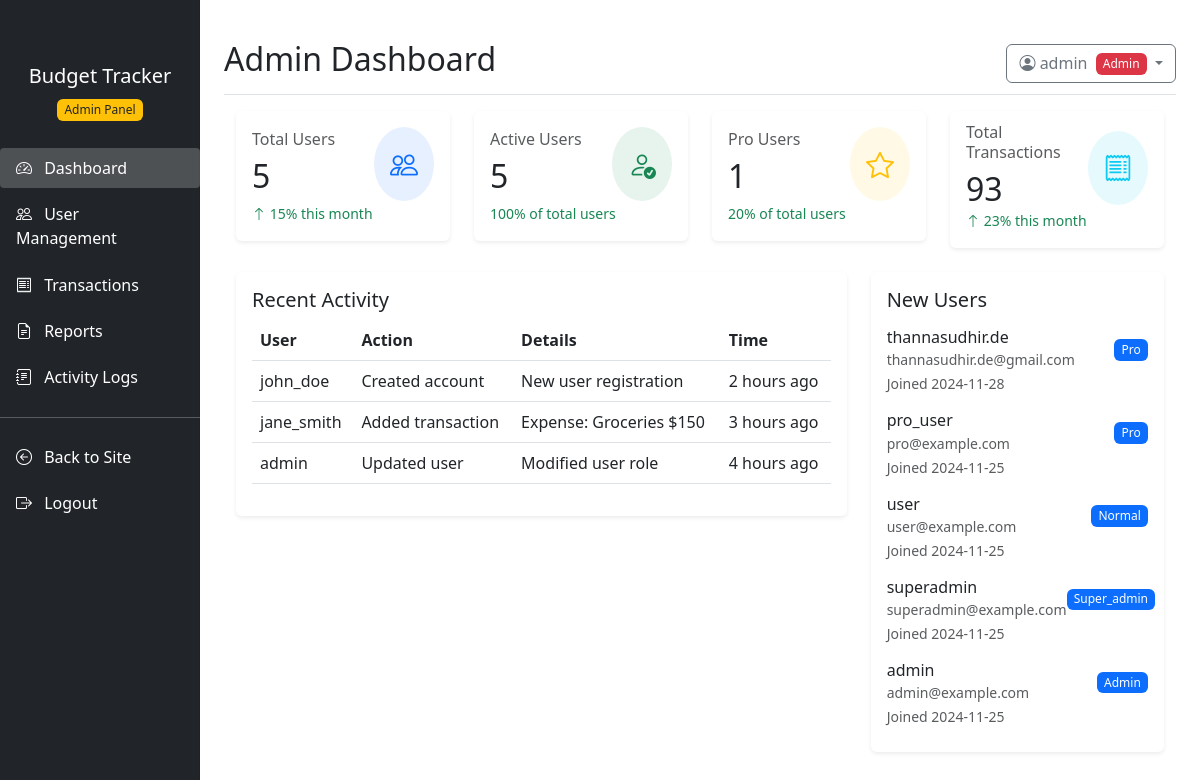
The page /admin (signed in) on the database its author committed.
### models.py (models this page shows, shortened)
class User(UserMixin, db.Model):
    __tablename__ = 'user'
    id = db.Column(db.Integer, primary_key=True)
    username = db.Column(db.String(80), unique=True, nullable=False)
    email = db.Column(db.String(120), unique=True, nullable=False)
    password_hash = db.Column(db.String(128))
    role = db.Column(db.Enum(UserRole), default=UserRole.NORMAL)
    is_active = db.Column(db.Boolean, default=True, nullable=False)
    trial_end_date = db.Column(db.DateTime, nullable=True)
    created_at = db.Column(db.DateTime, nullable=False, default=datetime.utcnow)
    updated_at = db.Column(db.DateTime, onupdate=datetime.utcnow)
    last_login = db.Column(db.DateTime)
    reset_token = db.Column(db.String(100), unique=True)
    reset_token_expires = db.Column(db.DateTime)
    transactions = db.relationship('BudgetTransaction', backref='user', lazy=True)
    feedback_submissions = db.relationship('Feedback', backref=db.backref('submitted_by', lazy=True), lazy=True)
    budgets = db.relationship('UserBudget', backref='user', lazy=True)
    @property
    def is_super_admin(self):
        return self.role == UserRole.SUPER_ADMIN.value

### routes.py (the view)
    @app.route('/admin')
    @login_required
    def admin_dashboard():
        if not current_user.role == UserRole.ADMIN:
            flash('Access denied. Admin privileges required.', 'danger')
            return redirect(url_for('dashboard'))
        stats = {
            'total_users': User.query.count(),
            'active_users': User.query.filter_by(is_active=True).count(),
            'pro_users': User.query.filter_by(role=UserRole.ADMIN).count(),
            'total_transactions': BudgetTransaction.query.count()
        }
        stats['active_percentage'] = round((stats['active_users'] / stats['total_users']) * 100 if stats['total_users'] > 0 else 0)
        stats['pro_percentage'] = round((stats['pro_users'] / stats['total_users']) * 100 if stats['total_users'] > 0 else 0)
        stats['user_growth'] = 15
        stats['transaction_growth'] = 23
        recent_activity = [
            {'user': 'john_doe', 'action': 'Created account', 'details': 'New user registration', 'time': '2 hours ago'},
            {'user': 'jane_smith', 'action': 'Added transaction', 'details': 'Expense: Groceries $150', 'time': '3 hours ago'},
            {'user': 'admin', 'action': 'Updated user', 'details': 'Modified user role', 'time': '4 hours ago'}
        ]
        new_users = User.query.order_by(User.id.desc()).limit(5).all()
        return render_template('admin/dashboard.html',
                            stats=stats,
                            recent_activity=recent_activity,
                            new_users=new_users)

### templates/admin/dashboard.html (shortened to what this page needs)
{% extends "admin/base.html" %}
{% block page_title %}Admin Dashboard{% endblock %}
{% block content %}
<div class="container-fluid">
    <div class="row mb-4">
        <div class="col-md-3">
            <div class="card border-0 shadow-sm">
                <div class="card-body">
                    <div class="d-flex justify-content-between align-items-center">
                        <div>
                            <h6 class="card-subtitle mb-2 text-muted">Total Users</h6>
                            <h2 class="card-title mb-0">{{ stats.total_users }}</h2>
                        </div>
                        <div class="bg-primary bg-opacity-10 rounded-circle p-3">
                            <i class="bi bi-people fs-3 text-primary"></i>
                        </div>
                    </div>
                    <small class="text-success">
                        <i class="bi bi-arrow-up"></i>
                        {{ stats.user_growth }}% this month
                    </small>
                </div>
            </div>
        </div>
        <div class="col-md-3">
            <div class="card border-0 shadow-sm">
                <div class="card-body">
                    <div class="d-flex justify-content-between align-items-center">
                        <div>
                            <h6 class="card-subtitle mb-2 text-muted">Active Users</h6>
                            <h2 class="card-title mb-0">{{ stats.active_users }}</h2>
                        </div>
                        <div class="bg-success bg-opacity-10 rounded-circle p-3">
                            <i class="bi bi-person-check fs-3 text-success"></i>
                        </div>
                    </div>
                    <small class="text-success">
                        {{ stats.active_percentage }}% of total users
                    </small>
                </div>
            </div>
        </div>
        <div class="col-md-3">
            <div class="card border-0 shadow-sm">
                <div class="card-body">
                    <div class="d-flex justify-content-between align-items-center">
                        <div>
                            <h6 class="card-subtitle mb-2 text-muted">Pro Users</h6>
                            <h2 class="card-title mb-0">{{ stats.pro_users }}</h2>
                        </div>
                        <div class="bg-warning bg-opacity-10 rounded-circle p-3">
                            <i class="bi bi-star fs-3 text-warning"></i>
                        </div>
                    </div>
                    <small class="text-success">
                        {{ stats.pro_percentage }}% of total users
                    </small>
                </div>
            </div>
        </div>
        <div class="col-md-3">
            <div class="card border-0 shadow-sm">
                <div class="card-body">
                    <div class="d-flex justify-content-between align-items-center">
                        <div>
                            <h6 class="card-subtitle mb-2 text-muted">Total Transactions</h6>
                            <h2 class="card-title mb-0">{{ stats.total_transactions }}</h2>
                        </div>
                        <div class="bg-info bg-opacity-10 rounded-circle p-3">
                            <i class="bi bi-receipt fs-3 text-info"></i>
                        </div>
                    </div>
                    <small class="text-success">
                        <i class="bi bi-arrow-up"></i>
                        {{ stats.transaction_growth }}% this month
                    </small>
                </div>
            </div>
        </div>
    </div>
    <div class="row">
        <div class="col-md-8">
            <div class="card border-0 shadow-sm">
                <div class="card-body">
                    <h5 class="card-title">Recent Activity</h5>
                    <div class="table-responsive">
                        <table class="table">
                            <thead>
                                <tr>
                                    <th>User</th>
                                    <th>Action</th>
                                    <th>Details</th>
                                    <th>Time</th>
                                </tr>
                            </thead>
                            <tbody>
                                {% for activity in recent_activity %}
                                <tr>
                                    <td>{{ activity.user }}</td>
                                    <td>{{ activity.action }}</td>
                                    <td>{{ activity.details }}</td>
                                    <td>{{ activity.time }}</td>
                                </tr>
                                {% endfor %}
                            </tbody>
                        </table>
                    </div>
                </div>
            </div>
        </div>
        <div class="col-md-4">
            <div class="card border-0 shadow-sm">
                <div class="card-body">
                    <h5 class="card-title">New Users</h5>
                    <div class="list-group list-group-flush">
                        {% for user in new_users %}
                        <div class="list-group-item border-0 px-0">
                            <div class="d-flex justify-content-between align-items-center">
                                <div>
                                    <h6 class="mb-0">{{ user.username }}</h6>
                                    <small class="text-muted">{{ user.email }}</small>
                                </div>
                                <span class="badge bg-primary">{{ user.role.value|title }}</span>
                            </div>
                            <small class="text-muted">Joined {{ user.created_at.strftime('%Y-%m-%d') }}</small>
                        </div>
                        {% endfor %}
                    </div>
                </div>
            </div>
        </div>
    </div>
</div>
{% endblock %}

### templates/admin/base.html (shortened to what this page needs)
<!DOCTYPE html>
<html lang="en">
<head>
    <link href="https://cdn.jsdelivr.net/npm/bootstrap@5.3.0/dist/css/bootstrap.min.css" rel="stylesheet">
    <link rel="stylesheet" href="https://cdn.jsdelivr.net/npm/bootstrap-icons@1.7.2/font/bootstrap-icons.css">
    <link rel="stylesheet" href="{{ url_for('static', filename='css/admin.css') }}">
</head>
<body>
    <div class="container-fluid">
        <div class="row">
            <nav id="sidebar" class="col-md-3 col-lg-2 d-md-block bg-dark sidebar collapse">
                <div class="position-sticky pt-3">
                    <div class="text-center mb-4">
                        <h5 class="text-white">Budget Tracker</h5>
                        <span class="badge bg-warning text-dark">Admin Panel</span>
                    </div>
                    <ul class="nav flex-column">
                        <li class="nav-item">
                            <a class="nav-link text-white {% if request.endpoint == 'admin_dashboard' %}active{% endif %}" href="{{ url_for('admin_dashboard') }}">
                                <i class="bi bi-speedometer2"></i>
                                Dashboard
                            </a>
                        </li>
                        <li class="nav-item">
                            <a class="nav-link text-white {% if request.endpoint == 'admin_users' %}active{% endif %}" href="{{ url_for('admin_users') }}">
                                <i class="bi bi-people"></i>
                                User Management
                            </a>
                        </li>
                        <li class="nav-item">
                            <a class="nav-link text-white {% if request.endpoint == 'admin_transactions' %}active{% endif %}" href="{{ url_for('admin_dashboard') }}">
                                <i class="bi bi-receipt"></i>
                                Transactions
                            </a>
                        </li>
                        <li class="nav-item">
                            <a class="nav-link text-white {% if request.endpoint == 'reports' %}active{% endif %}" href="{{ url_for('admin_dashboard') }}">
                                <i class="bi bi-file-earmark-text"></i>
                                Reports
                            </a>
                        </li>
                        <li class="nav-item">
                            <a class="nav-link text-white {% if request.endpoint == 'logs' %}active{% endif %}" href="{{ url_for('admin_dashboard') }}">
                                <i class="bi bi-journal-text"></i>
                                Activity Logs
                            </a>
                        </li>
                    </ul>
                    <hr class="text-white">
                    <ul class="nav flex-column">
                        <li class="nav-item">
                            <a class="nav-link text-white" href="{{ url_for('dashboard') }}">
                                <i class="bi bi-arrow-left-circle"></i>
                                Back to Site
                            </a>
                        </li>
                        <li class="nav-item">
                            <a class="nav-link text-white" href="{{ url_for('logout') }}">
                                <i class="bi bi-box-arrow-right"></i>
                                Logout
                            </a>
                        </li>
                    </ul>
                </div>
            </nav>
            <main class="col-md-9 ms-sm-auto col-lg-10 px-md-4">
                <div class="d-flex justify-content-between flex-wrap flex-md-nowrap align-items-center pt-3 pb-2 mb-3 border-bottom">
                    <div>
                        <h2>{% block page_title %}{% endblock %}</h2>
                    </div>
                    <div class="btn-toolbar mb-2 mb-md-0">
                        <div class="dropdown">
                            <button class="btn btn-outline-secondary dropdown-toggle" type="button" id="userDropdown" data-bs-toggle="dropdown">
                                <i class="bi bi-person-circle"></i>
                                {{ current_user.username }}
                                <span class="badge bg-danger ms-1">{{ current_user.role.value|title }}</span>
                            </button>
                        </div>
                    </div>
                </div>
                {% block content %}{% endblock %}
            </main>
        </div>
    </div>
</body>
</html>

### static/css/admin.css (style rules this page uses)
.sidebar { position: fixed; top: 0; bottom: 0; left: 0; z-index: 100; padding: 48px 0 0; box-shadow: inset -1px 0 0 rgba(0, 0, 0, .1); }
.sidebar .nav-link { font-weight: 500; padding: 0.5rem 1rem; margin: 0.2rem 0; border-radius: 0.25rem; transition: all 0.3s ease; }
.sidebar .nav-link.active { background-color: rgba(255, 255, 255, 0.2); }
.sidebar .nav-link i { margin-right: 0.5rem; }
main { padding-top: 1.5rem; }
.card { transition: transform 0.2s ease, box-shadow 0.2s ease; }
.table th { border-top: none; font-weight: 600; }
.table td { vertical-align: middle; }
.badge { padding: 0.4em 0.6em; font-weight: 500; }

### rows shown on the page
User: username "admin", role.value "Admin", email "admin@example.com", created_at "2024-11-25"
User: username "thannasudhir.de", email "thannasudhir.de@gmail.com", role.value "Pro", created_at "2024-11-28"
User: username "pro_user", email "pro@example.com", role.value "Pro", created_at "2024-11-25"
User: username "user", email "user@example.com", role.value "Normal", created_at "2024-11-25"
User: username "superadmin", email "superadmin@example.com", role.value "Super_admin", created_at "2024-11-25"

### other values the page prints
{{ stats.total_users }} "5"
{{ stats.user_growth }} "15"
{{ stats.active_users }} "5"
{{ stats.active_percentage }} "100"
{{ stats.pro_users }} "1"
{{ stats.pro_percentage }} "20"
{{ stats.total_transactions }} "93"
{{ stats.transaction_growth }} "23"
{{ activity.user }} "john_doe" "jane_smith" "admin"
{{ activity.action }} "Created account" "Added transaction" "Updated user"
{{ activity.details }} "New user registration" "Expense: Groceries $150" "Modified user role"
{{ activity.time }} "2 hours ago" "3 hours ago" "4 hours ago"
